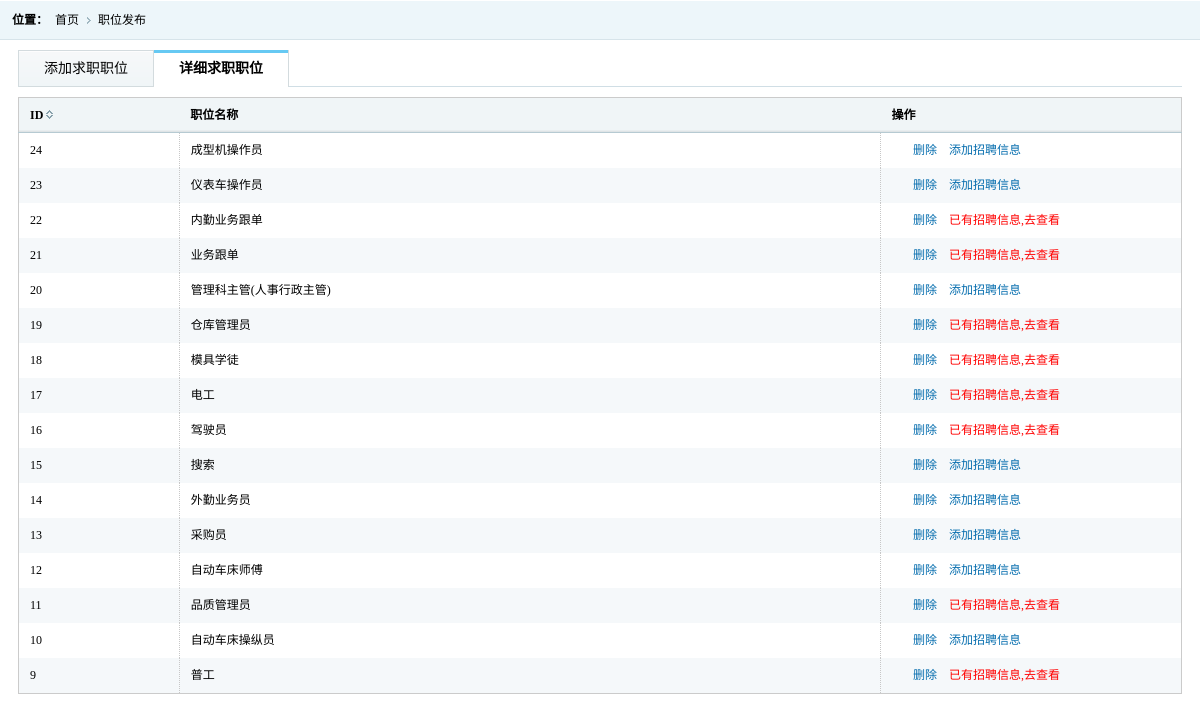
Screenshot of /admin/postadmin.php (signed in) with the database file from the repository.
### tables this page shows
CREATE TABLE `db_post` (
  `id` int(10) unsigned NOT NULL AUTO_INCREMENT,
  `post` varchar(50) DEFAULT NULL,
  PRIMARY KEY (`id`)
);

### inc/db.php (called while the page is built, shortened)
<?php
$dsn = 'mysql:host=localhost;dbname=db;port=3306;charset=utf8';
$user = 'root';
$password = '';
$opt = array(1002=>'set names utf8');
try{
    $db = new pdo($dsn,$user,$password,$opt);
}catch(exception $e){
	exit('mysql server conection fail...');
}
function queryall($tn,$fs='*',$w='1=1',$o=''){
	global $db;
	$stmt = $db->prepare("select $fs from $tn where $w $o" );
	$stmt->execute();
	return $stmt->fetchAll(2);
}

### admin/postadmin.php (the view, shortened to what this page needs)
<?php
include '../inc/db.php';
?>
<!DOCTYPE html >
<html lang="zh">
<head>
    <link href="css/style.css" rel="stylesheet" type="text/css"/>
    <link href="css/select.css" rel="stylesheet" type="text/css"/>
</head>
<body>
<div class="place">
    <span>位置：</span>
    <ul class="placeul">
        <li><a href="#">首页</a></li>
        <li><a href="#">职位发布</a></li>
    </ul>
</div>
<div class="formbody">
    <div id="usual1" class="usual">
        <div class="itab">
            <ul>
                <li><a href="postadd.php">添加求职职位</a></li>
                <li><a href="#" class="selected">详细求职职位</a></li>
            </ul>
        </div>
        <table class="tablelist" style="margin-top:10px">
            <thead>
            <tr>
                <th>ID<i class="sort"><img src="images/px.gif"/></i></th>
                <th>职位名称</th>
                <th>操作</th>
            </tr>
            </thead>
            <tbody>
            <?php
            $ad = queryall('db_post', '*', '1=1', 'order by id desc');
            $zh = queryall('db_postnew', 'post');
            foreach ($zh as $vv) {
                $two[] = $vv['post'];
            }
            foreach ($ad as $v) {
                $first[] = $v['post'];
                $ff = end($first);
                ?>
                <tr>
                    <td><?= $v['id'] ?></td>
                    <td><?= $v['post'] ?></td>
                    <td width="300">&nbsp;&nbsp;&nbsp;&nbsp;&nbsp;&nbsp;
                        <a href="postadmin.php?id=<?= $v['id'] ?>&post=<?= $ff ?>" onclick="return confirm('确认要删除吗？')"
                           class="tablelink">删除</a>&nbsp;&nbsp;&nbsp
                        <?php
                        if (in_array($ff, $two)) {
                            printf('<a href="work.php?post=%s"  class="tablelink ss">已有招聘信息,去查看</a>', $ff);
                        } else {
                            printf('<a href="workadd.php?c1=%s"  class="tablelink">添加招聘信息</a>', $ff);
                        }
                        ?>
                    </td>
                </tr>
                <?php
            }
            ?>
            </tbody>
        </table>
    </div>
</div>
</body>
</html>

### admin/css/style.css (style rules this page uses)
* { font-size:9pt;border:0;margin:0;padding:0; }
body { font-family:'微软雅黑'; margin:0 auto;min-width:980px; }
ul { display:block;margin:0;padding:0;list-style:none; }
li { display:block;margin:0;padding:0;list-style: none; }
img { border:0; }
dl,dt,dd,span { margin:0;padding:0;display:block; }
a,a:focus { text-decoration:none;color:#000;outline:none;blr:expression(this.onFocus=this.blur()); }
table { border-collapse:collapse;border-spacing: 0; }
.place { height:40px; background:url(../images/righttop.gif) repeat-x; }
.place span { line-height:40px; font-weight:bold;float:left; margin-left:12px; }
.placeul li { float:left; line-height:40px; padding-left:7px; padding-right:12px; background:url(../images/rlist.gif) no-repeat right; }
.placeul li:last-child { background:none; }
.tablelist { border:solid 1px #cbcbcb; width:100%; clear:both; }
.tablelist th { background:url(../images/th.gif) repeat-x; height:34px; line-height:34px; border-bottom:solid 1px #b6cad2; text-indent:11px; text-align:left; }
.tablelist td { line-height:35px; text-indent:11px; border-right: dotted 1px #c7c7c7; }
.tablelink { color:#056dae; }
.tablelist tbody tr.odd { background:#f5f8fa; }
.sort { padding-left:3px; }
.formbody { padding:10px 18px; }
.itab { height:36px; border-bottom:solid 1px #d0dee5; position:relative; border-left:solid 1px #d3dbde; }
.itab ul li { float:left;height:37px; line-height:37px; background:url(../images/itabbg.png) repeat-x; border-right:solid 1px #d3dbde; }
.itab ul li a { font-size:14px; color:#000; padding-left:25px; padding-right:25px; }
.itab ul li a.selected { height:37px; display:block; background:url(../images/itabbg1.png) repeat-x; font-weight:bold; }

### admin/postadmin.php (style rules this page uses)
.ss { color: red; font-weight: bloder }

### rows the page displays
db_post: id "24", post "成型机操作员"
db_post: id "23", post "仪表车操作员"
db_post: id "22", post "内勤业务跟单"
db_post: id "21", post "业务跟单"
db_post: id "20", post "管理科主管(人事行政主管)"
db_post: id "19", post "仓库管理员"
db_post: id "18", post "模具学徒"
db_post: id "17", post "电工"
db_post: id "16", post "驾驶员"
db_post: id "15", post "搜索"
db_post: id "14", post "外勤业务员"
db_post: id "13", post "采购员"
db_post: id "12", post "自动车床师傅"
db_post: id "11", post "品质管理员"
db_post: id "10", post "自动车床操纵员"
db_post: id "9", post "普工"
